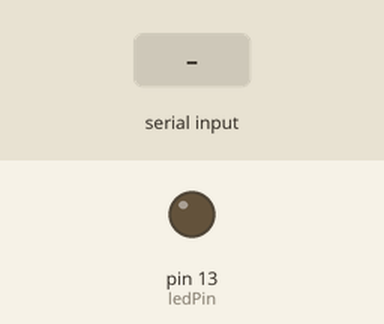
Recording of a sketch running on a simulated Arduino Uno, built with avr-gcc and run on an emulated ATmega328P. Shown: output pins drawn as LEDs (lit = HIGH). The inputs (shaded band) are chosen by the test bench. Random numbers use the default seed unless the sketch sets one; what the sketch prints to the serial monitor is not drawn.

Above: at 1.2 s.
1.3 s: "1" received over Serial
At 1.9 s:
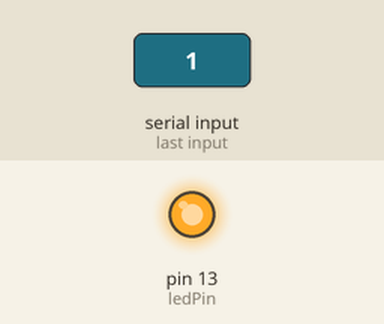
2.9 s: "0" received over Serial
At 3.3 s:
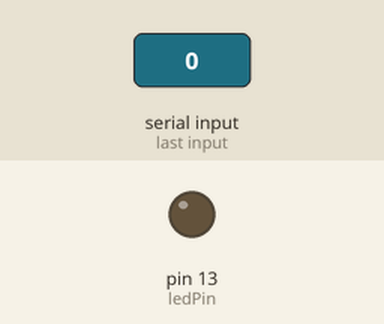
Timing chart, 0 to 5.9 s (numbered marks = the images above; inputs shaded):
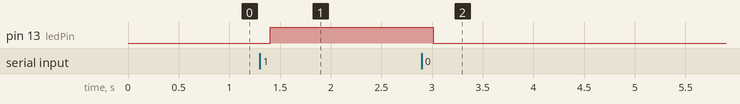

Measured:
- after the input at 1.3 s, pin 13 (ledPin): LOW → HIGH after 0.11 s
- after the input at 2.9 s, pin 13 (ledPin): HIGH → LOW after 0.11 s

The sketch:

arduino-example-sketch.ino
```cpp
int counter = 0;    //we'll send this counter value over the Serial port to be read by NetLogo
int ledPin = 13;    //pin 13, which has an associated onboard LED

void setup() {
  //start listening to the serial port at 9600 bps,
  //the baud rate expected by NetLogo's Arduino extension
  Serial.begin(9600);

  //set up the LED pin to act as an output
  pinMode(ledPin, OUTPUT);
}

void loop() {

  if (counter >= 100) {
    counter = 0;
  }
  counter++;

  //Write out our counter value
  Serial.print("C,");
  Serial.print(counter);
  Serial.print(";");

  //Create and write out a random number from 0 to 10, with two digits of decimals.
  double rnum = random(1000) / 100.0;
  Serial.print("R,");
  Serial.print(rnum, 2);        //sending 2 digit accuracy
  Serial.print(";");

  if (Serial.available() > 0) {
    int cmd = Serial.read();
    if (cmd == 48 || cmd == 0) {        //0 or ascii "0" sent with write-string
      digitalWrite(ledPin, LOW);        //turn the onboard LED associated with pin 13 off
    } else if (cmd == 49 || cmd == 1) { //1 or ascii "1" sent with write-string
      digitalWrite(ledPin, HIGH);       //turn the onboard LED associated with pin 13 on
    }
  }

  delay(200);  //1/5 second delay --> this could be removed or adjusted for more or less frequent cycles.
}
```
